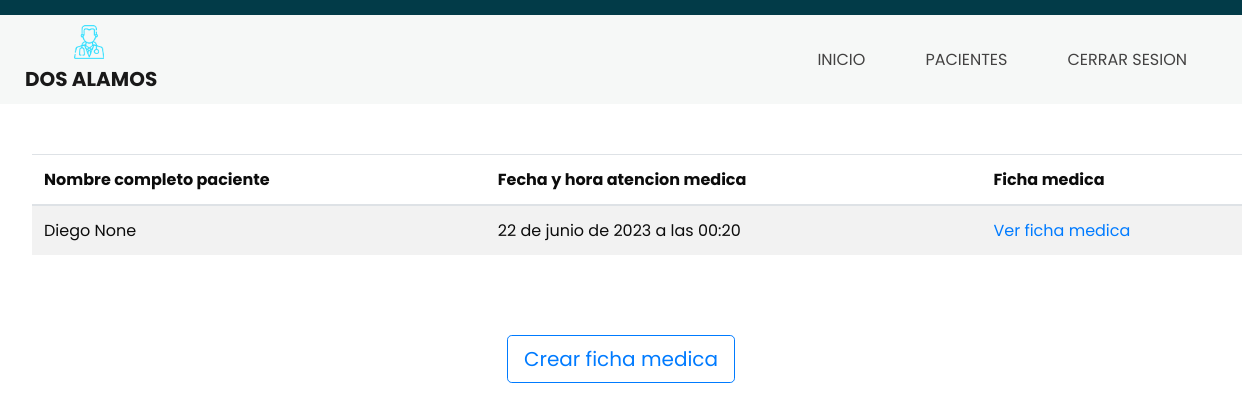
/pacientes/32/ (signed in), run on the app's committed database.
### core/models.py (models this page shows)
class HoraTomada(models.Model):
    nombrePaciente = models.ForeignKey(User, on_delete=models.PROTECT, verbose_name='Paciente', null=True, related_name='horas_paciente')
    apellidoPaciente = models.CharField(max_length=50, verbose_name='Apellido del paciente',null=True)
    nombreComuna = models.CharField(max_length=50, verbose_name='Comuna del paciente',null=True)
    correoPaciente = models.CharField(max_length=50, verbose_name='Correo del paciente',null=True)
    fecha_creacion = models.DateTimeField(auto_now_add=True)
    hora = models.DateTimeField(auto_now_add=True)
    doctor = models.ForeignKey(User, on_delete=models.PROTECT, verbose_name='Medico', null=True, related_name='horas_doctor')
    ESTADO_CHOICES = (
        ('abierto', 'Abierto'),
        ('cerrado', 'Cerrado'),
    )
    estado = models.CharField(max_length=10, choices=ESTADO_CHOICES, default='abierto')

### core/views.py (the view)
# urls.py: path('pacientes/<id>/', pacientes, name="pacientes"),
def pacientes(request, id):
    usuario = get_object_or_404(User, pk=id)
    horaTomada = HoraTomada.objects.filter(doctor=id, estado='cerrado')
    user_id = request.user.id  # Obtener el ID del usuario logueado
    data = {
        'usuario':usuario,
        'horaTomada':horaTomada,
        'user_id': user_id
    }
    return render(request, 'core/pacientes.html',data)

### core/templates/core/pacientes.html (shortened to what this page needs)
{%load static%}
<head>
  <link rel="stylesheet" type="text/css"
    href="https://cdnjs.cloudflare.com/ajax/libs/OwlCarousel2/2.1.3/assets/owl.carousel.min.css" />
  <link rel="stylesheet" href="https://cdn.jsdelivr.net/npm/bootstrap@4.0.0/dist/css/bootstrap.min.css"
>
  <link href="{% static 'core/css/style.css'%}" rel="stylesheet" />
  <link href="{% static 'css/responsive.css' %}" rel="stylesheet" />
</head>
<body>
  <div class="hero_area">
    <header class="header_section">
      <div class="container-fluid">
        <nav class="navbar navbar-expand-lg custom_nav-container">
          <a class="navbar-brand" href="{% url 'vista_medico' %}">
            <img src="{% static 'core/IMG/logo.png' %}" alt="Logo">
            <span>Dos alamos</span>
          </a>
          <div class="collapse navbar-collapse" id="navbarSupportedContent">
            <ul class="navbar-nav ml-auto">
              <li class="nav-item active">
                <a class="nav-link" href="{% url 'vista_medico' %}">Inicio <span class="sr-only">(current)</span></a>
              </li>
              <li class="nav-item">
                <a class="nav-link" href="{% url 'pacientes' user_id %}">Pacientes</a>
              </li>
              <li class="nav-item">
                <a class="nav-link" href="{% url 'funcion_logout' %}">Cerrar Sesion</a>
              </li>
            </ul>
          </div>
        </nav>
      </div>
    </header>
    <div class="tabla">
      <table class="table table-striped">
        <thead>
          <tr>
            <th scope="col">Nombre completo paciente</th>
            <th scope="col">Fecha y hora atencion medica</th>
            <th>Ficha medica</th>
          </tr>
        </thead>
        <tbody>
          {% for h in horaTomada %}
          <tr>
            <td>{{h.nombrePaciente}} {{h.apellidoPaciente}}</td>
            <td>{{h.fecha_creacion}}</td>
            <td><a href="{% url 'MostrarFicha' hora_tomada_id=h.id %}">Ver ficha medica</a></td>
          </tr>
          {% endfor %}
        </tbody>
      </table>
      <div class="d-flex justify-content-center mt-3 md-3 p-5">
        <button type="button" class="btn btn-primary btn-lg citas">
          <a href="{% url 'CrearFicha' %}">Crear ficha medica</a>
        </button>
      </div>
    </div>
</body>
</html>

### core/static/core/CSS/style.css (style rules this page uses)
body { font-family: "Poppins", sans-serif; color: #0c0c0c; background-color: #ffffff; }
.hero_area { height: 98vh; position: relative; }
.hero_area::before { content: ""; position: absolute; width: 100%; height: 15px; background-color: #023b48; }
.header_section { background-color: #f6f8f7; padding-top: 15px; }
.header_section .container-fluid { padding-right: 25px; padding-left: 25px; }
.custom_nav-container.navbar-expand-lg .navbar-nav .nav-link { padding: 10px 30px; color: #434242; text-align: center; text-transform: uppercase; }
a, a:hover, a:focus { text-decoration: none; }
.btn, .btn:focus { outline: none !important; -webkit-box-shadow: none; box-shadow: none; }
.navbar-brand, .navbar-brand:hover { text-transform: uppercase; font-weight: bold; font-size: 24px; color: #fafcfd; }
.navbar-brand { display: -webkit-box; display: -ms-flexbox; display: flex; -webkit-box-align: center; -ms-flex-align: center; align-items: center; -webkit-box-orient: vertical; -webkit-box-direction: normal; -ms-flex-direction: column; flex-direction: column; }
.navbar-brand img { width: 30px; margin-right: 5px; }
.navbar-brand span { font-size: 20px; font-weight: 700; color: #191919; margin-top: 5px; }
.custom_nav-container { z-index: 99999; padding: 5px 0; }
@media (min-width: 768px) { .tabla { margin-top: 50px; } }

### core/templates/core/pacientes.html (style rules this page uses)
.btn-primary { color: #fff; background-color: #ffffff; border-color: #007bff; }
.table { margin: 2rem; padding: 1.5rem; border: medium; border-width: .2rem; }

### data on the page
HoraTomada: nombrePaciente "Diego", apellidoPaciente "None", fecha_creacion "22 de junio de 2023 a las 00:20"
